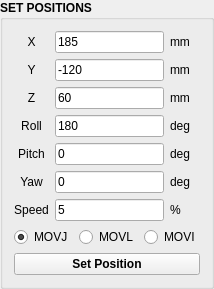
    <widget class="QGroupBox" name="groupBox_4">
     <property name="geometry">
      <rect>
       <x>10</x>
       <y>30</y>
       <width>191</width>
       <height>251</height>
      </rect>
     </property>
     <property name="font">
      <font>
       <bold>true</bold>
      </font>
     </property>
     <property name="title">
      <string>SET POSITIONS</string>
     </property>
     <layout class="QVBoxLayout" name="verticalLayout_21">
      <item>
       <layout class="QHBoxLayout" name="horizontalLayout_9">
        <item>
         <layout class="QVBoxLayout" name="verticalLayout_22">
          <item>
           <widget class="QLabel" name="label_53">
            <property name="font">
             <font>
              <bold>false</bold>
             </font>
            </property>
            <property name="text">
             <string>X</string>
            </property>
            <property name="alignment">
             <set>Qt::AlignCenter</set>
            </property>
           </widget>
          </item>
          <item>
           <widget class="QLabel" name="label_54">
            <property name="font">
             <font>
              <bold>false</bold>
             </font>
            </property>
            <property name="text">
             <string>Y</string>
            </property>
            <property name="alignment">
             <set>Qt::AlignCenter</set>
            </property>
           </widget>
          </item>
          <item>
           <widget class="QLabel" name="label_55">
            <property name="font">
             <font>
              <bold>false</bold>
             </font>
            </property>
            <property name="text">
             <string>Z</string>
            </property>
            <property name="alignment">
             <set>Qt::AlignCenter</set>
            </property>
           </widget>
          </item>
          <item>
           <widget class="QLabel" name="label_56">
            <property name="font">
             <font>
              <bold>false</bold>
             </font>
            </property>
            <property name="text">
             <string>Roll</string>
            </property>
            <property name="alignment">
             <set>Qt::AlignCenter</set>
            </property>
           </widget>
          </item>
          <item>
           <widget class="QLabel" name="label_57">
            <property name="font">
             <font>
              <bold>false</bold>
             </font>
            </property>
            <property name="text">
             <string>Pitch</string>
            </property>
            <property name="alignment">
             <set>Qt::AlignCenter</set>
            </property>
           </widget>
          </item>
          <item>
           <widget class="QLabel" name="label_58">
            <property name="font">
             <font>
              <bold>false</bold>
             </font>
            </property>
            <property name="text">
             <string>Yaw</string>
            </property>
            <property name="alignment">
             <set>Qt::AlignCenter</set>
            </property>
           </widget>
          </item>
          <item>
           <widget class="QLabel" name="label_59">
            <property name="font">
             <font>
              <bold>false</bold>
             </font>
            </property>
            <property name="text">
             <string>Speed</string>
            </property>
            <property name="alignment">
             <set>Qt::AlignCenter</set>
            </property>
           </widget>
          </item>
         </layout>
        </item>
        <item>
         <layout class="QVBoxLayout" name="verticalLayout_23">
          <item>
           <widget class="QLineEdit" name="txt_setX">
            <property name="font">
             <font>
              <bold>false</bold>
             </font>
            </property>
            <property name="text">
             <string>185</string>
            </property>
           </widget>
          </item>
          <item>
           <widget class="QLineEdit" name="txt_setY">
            <property name="font">
             <font>
              <bold>false</bold>
             </font>
            </property>
            <property name="text">
             <string>-120</string>
            </property>
           </widget>
          </item>
          <item>
           <widget class="QLineEdit" name="txt_setZ">
            <property name="font">
             <font>
              <bold>false</bold>
             </font>
            </property>
            <property name="text">
             <string>60</string>
            </property>
           </widget>
          </item>
          <item>
           <widget class="QLineEdit" name="txt_setRoll">
            <property name="font">
             <font>
              <bold>false</bold>
             </font>
            </property>
            <property name="text">
             <string>180</string>
            </property>
           </widget>
          </item>
          <item>
           <widget class="QLineEdit" name="txt_setPitch">
            <property name="font">
             <font>
              <bold>false</bold>
             </font>
            </property>
            <property name="text">
             <string>0</string>
            </property>
           </widget>
          </item>
          <item>
           <widget class="QLineEdit" name="txt_setYaw">
            <property name="font">
             <font>
              <bold>false</bold>
             </font>
            </property>
            <property name="text">
             <string>0</string>
            </property>
           </widget>
          </item>
          <item>
           <widget class="QLineEdit" name="txt_setSpeed">
            <property name="font">
             <font>
              <bold>false</bold>
             </font>
            </property>
            <property name="text">
             <string>5</string>
            </property>
           </widget>
          </item>
         </layout>
        </item>
        <item>
         <layout class="QVBoxLayout" name="verticalLayout_24">
          <item>
           <widget class="QLabel" name="label_60">
            <property name="font">
             <font>
              <bold>false</bold>
             </font>
            </property>
            <property name="text">
             <string>mm</string>
            </property>
            <property name="alignment">
             <set>Qt::AlignLeading|Qt::AlignLeft|Qt::AlignVCenter</set>
            </property>
           </widget>
          </item>
          <item>
           <widget class="QLabel" name="label_61">
            <property name="font">
             <font>
              <bold>false</bold>
             </font>
            </property>
            <property name="text">
             <string>mm</string>
            </property>
            <property name="alignment">
             <set>Qt::AlignLeading|Qt::AlignLeft|Qt::AlignVCenter</set>
            </property>
           </widget>
          </item>
          <item>
           <widget class="QLabel" name="label_62">
            <property name="font">
             <font>
              <bold>false</bold>
             </font>
            </property>
            <property name="text">
             <string>mm</string>
            </property>
            <property name="alignment">
             <set>Qt::AlignLeading|Qt::AlignLeft|Qt::AlignVCenter</set>
            </property>
           </widget>
          </item>
          <item>
           <widget class="QLabel" name="label_63">
            <property name="font">
             <font>
              <bold>false</bold>
             </font>
            </property>
            <property name="text">
             <string>deg</string>
            </property>
            <property name="alignment">
             <set>Qt::AlignLeading|Qt::AlignLeft|Qt::AlignVCenter</set>
            </property>
           </widget>
          </item>
          <item>
           <widget class="QLabel" name="label_64">
            <property name="font">
             <font>
              <bold>false</bold>
             </font>
            </property>
            <property name="text">
             <string>deg</string>
            </property>
            <property name="alignment">
             <set>Qt::AlignLeading|Qt::AlignLeft|Qt::AlignVCenter</set>
            </property>
           </widget>
          </item>
          <item>
           <widget class="QLabel" name="label_65">
            <property name="font">
             <font>
              <bold>false</bold>
             </font>
            </property>
            <property name="text">
             <string>deg</string>
            </property>
            <property name="alignment">
             <set>Qt::AlignLeading|Qt::AlignLeft|Qt::AlignVCenter</set>
            </property>
           </widget>
          </item>
          <item>
           <widget class="QLabel" name="label_speed_unit">
            <property name="minimumSize">
             <size>
              <width>30</width>
              <height>0</height>
             </size>
            </property>
            <property name="font">
             <font>
              <bold>false</bold>
             </font>
            </property>
            <property name="text">
             <string>%</string>
            </property>
            <property name="alignment">
             <set>Qt::AlignLeading|Qt::AlignLeft|Qt::AlignVCenter</set>
            </property>
           </widget>
          </item>
         </layout>
        </item>
       </layout>
      </item>
      <item>
       <layout class="QHBoxLayout" name="horizontalLayout_10">
        <item>
         <widget class="QRadioButton" name="rbtn_movj">
          <property name="font">
           <font>
            <bold>false</bold>
           </font>
          </property>
          <property name="text">
           <string>MOVJ</string>
          </property>
          <property name="checked">
           <bool>true</bool>
          </property>
         </widget>
        </item>
        <item>
         <widget class="QRadioButton" name="rbtn_movl">
          <property name="font">
           <font>
            <bold>false</bold>
           </font>
          </property>
          <property name="text">
           <string>MOVL</string>
          </property>
         </widget>
        </item>
        <item>
         <widget class="QRadioButton" name="rbtn_movi">
          <property name="font">
           <font>
            <bold>false</bold>
           </font>
          </property>
          <property name="text">
           <string>MOVI</string>
          </property>
          <property name="checked">
           <bool>false</bool>
          </property>
         </widget>
        </item>
       </layout>
      </item>
      <item>
       <widget class="QPushButton" name="btn_set_postion">
        <property name="text">
         <string>Set Position</string>
        </property>
       </widget>
      </item>
     </layout>
    </widget>
